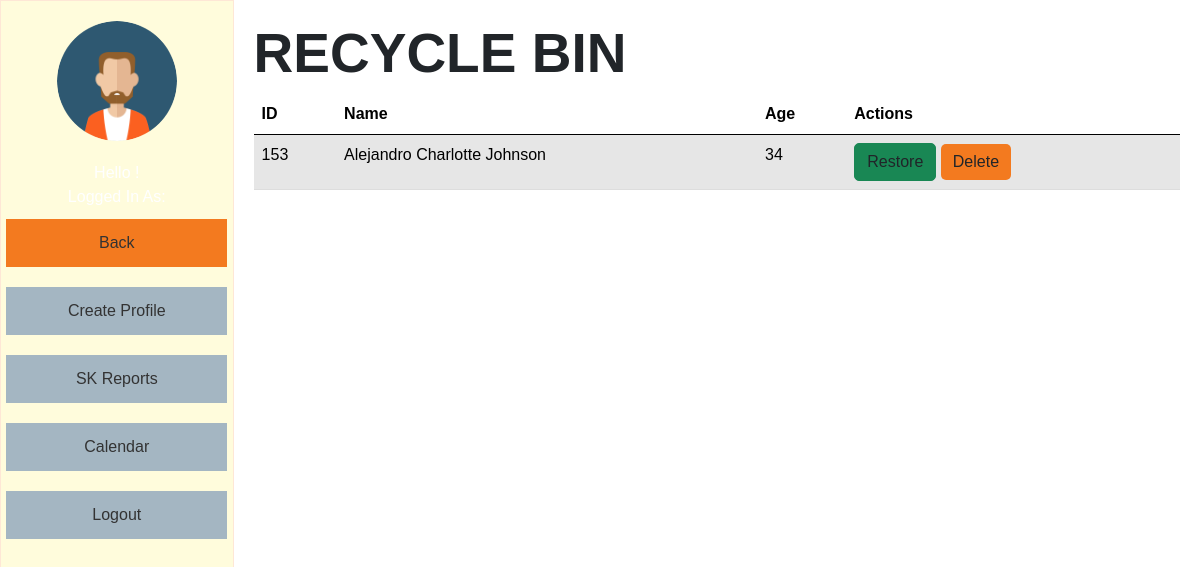
The page /recyclebin.php on the database its author committed.
### tables this page shows
CREATE TABLE `delete_profile` (
  `id` int(11) NOT NULL,
  `lname` varchar(100) NOT NULL,
  `fname` varchar(100) NOT NULL,
  `mname` varchar(100) NOT NULL,
  `suffix` varchar(20) NOT NULL,
  `region` varchar(100) NOT NULL,
  `province` varchar(100) NOT NULL,
  `municipality` varchar(100) NOT NULL,
  `barangay` varchar(100) NOT NULL,
  `purok` varchar(100) NOT NULL,
  `sex` varchar(10) NOT NULL,
  `age` int(11) NOT NULL,
  `email` varchar(100) NOT NULL,
  `birth_month` varchar(20) NOT NULL,
  `birth_day` varchar(20) NOT NULL,
  `birth_year` varchar(20) NOT NULL,
  `contactnumber` varchar(20) NOT NULL,
  `civil_status` varchar(20) NOT NULL,
  `youth_classification` varchar(100) NOT NULL,
  `age_group` varchar(50) NOT NULL,
  `work_status` varchar(50) NOT NULL,
  `educational_background` varchar(50) NOT NULL,
  `register_sk_voter` varchar(50) NOT NULL,
  `voted_last_election` varchar(3) NOT NULL,
  `attended_kk` varchar(3) NOT NULL,
  `times_attended_kk` int(11) NOT NULL,
  `date_created` varchar(50) NOT NULL
);

### recyclebin.php (the view, shortened to what this page needs)
<?php
include("conne.php");
$select_sql = "SELECT * FROM delete_profile";
$result = mysqli_query($conn, $select_sql);
?>
<!DOCTYPE html>
<html lang="en">
<head>
    <link href="https://cdn.jsdelivr.net/npm/bootstrap@5.0.0-beta1/dist/css/bootstrap.min.css" rel="stylesheet">
    <link href="https://cdn.jsdelivr.net/npm/bootstrap@5.3.3/dist/css/bootstrap.min.css" rel="stylesheet">
    <link rel="stylesheet" type="text/css" href="src/temp.css">
    <link rel="stylesheet" type="text/css" href="src/css.css">
</head>
<body>
    <div class="sidebar">
        <img src="src/avatar.png" alt="Avatar" style="width: 120px; height: 120px; border-radius: 50%; margin-bottom: 20px;">
        <p style="color: white;"><?php echo "Hello " . $_SESSION['fname'] . " " . $_SESSION['lname'] . "!<br>"; ?>
            Logged in as: <?php echo $_SESSION['email']; ?></p>
        <a href="homepage.php">Back</a>
        <a href="crud.php">Create Profile</a>
        <a href="records.php">SK Reports</a>
        <a href="calendar.php">Calendar</a>
        <a href="logout.php">Logout</a>
    </div>
    <div class="content">
        <h1>Recycle Bin</h1>
        <table class="table table-striped">
            <thead>
                <tr>
                    <th>ID</th>
                    <th>Name</th>
                    <th>Age</th>
                    <th>Actions</th>
                </tr>
            </thead>
            <tbody>
                <?php while ($row = mysqli_fetch_assoc($result)) : ?>
                    <tr>
                        <td><?php echo $row['id']; ?></td>
                        <td><?php echo $row['fname'] . ' ' . $row['mname'] . ' ' . $row['lname']; ?></td>
                        <td><?php echo $row['age']; ?></td>
                        <td>
                            <a href="recyclebin.php?action=restore&id=<?php echo $row['id']; ?>" class="btn btn-success">Restore</a>
                            <a href="recyclebin.php?action=delete&id=<?php echo $row['id']; ?>" class="btn btn-danger" onclick="return confirm('Are you sure you want to delete this profile?');">Delete</a>
                        </td>
                    </tr>
                <?php endwhile; ?>
            </tbody>
        </table>
    </div>
</body>
</html>

### src/temp.css (style rules this page uses)
p { margin-bottom: 0; }
table, td, th { border-bottom: 1px solid #ddd; text-align: left; }
table { border-collapse: collapse; width: 100%; }
th, td { padding: 15px; }
h1 { font-size: 55px; text-transform: uppercase; font-family: Helvetica; font-weight: 700; }
a { color: #699aba; }

### src/css.css (style rules this page uses)
body { font-family: "Helvetica", Arial, sans-serif; background-color: #f0f5f9; margin: 0; padding: 0; display: flex; height: 100vh; text-transform: capitalize; }
.sidebar { width: 20%; background-color: #fffcdc; padding-top: 20px; display: flex; flex-direction: column; align-items: center; border: 1px solid #fee7d6; }
.sidebar img { width: 150px; height: 150px; border-radius: 50%; margin-bottom: 10px; }
.sidebar p { color: #393939; text-align: center; }
.sidebar a { font-family: Arial, sans-serif; color: #333; text-decoration: none; margin: 10px 0; width: 80%; text-align: center; padding: 12px 18px; background-color: #a4b6c2; display: block; transition: background-color 0.3s ease; }
.sidebar a[href="homepage.php"] { background-color: #f37a1f; }
.content { width: 80%; padding: 20px; background-color: #fff; overflow-y: auto; text-transform: capitalize; }
.btn-danger { background-color: #f37a1f; border: none; color: #fff; }
h1 { font-size: 55px; text-transform: uppercase; font-family: Helvetica; font-weight: 700; }
.btn { font-weight: 400; line-height: 1.5; color: #212529; text-align: center; text-decoration: none; vertical-align: middle; cursor: pointer; -webkit-user-select: none; -moz-user-select: none; user-select: none; padding: .375rem .75rem; font-size: 1rem; transition: color .15s ease-in-out, background-color .15s ease-in-out, border-color .15s ease-in-out, box-shadow .15s ease-in-out; border-radius: 5px; }

### rows shown on the page
delete_profile: id "153", fname "Alejandro", mname "Charlotte", lname "Johnson", age "34"
